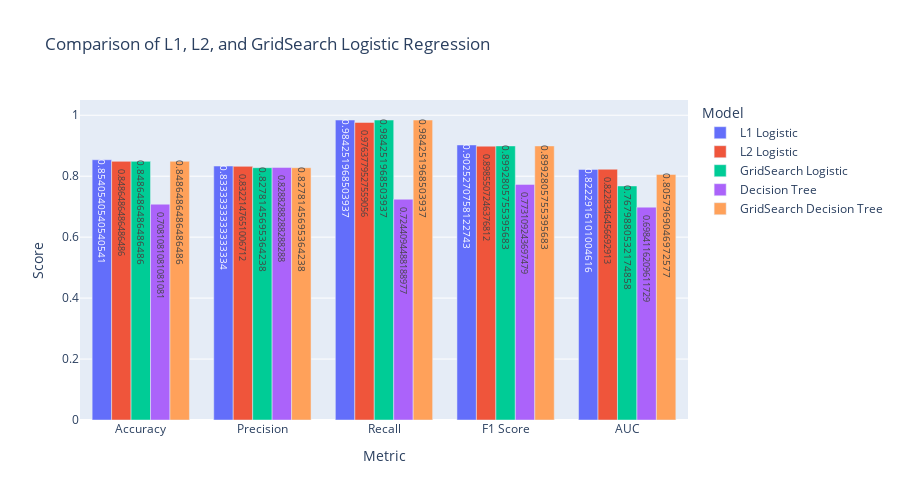

Notebook cell for this chart:
### Markdown cell above
### Interactive version for better visualization

### Code cell
import plotly.express as px

fig = px.bar(df_melted, x="Metric", y="Score", color="Model", barmode="group",
            title="Comparison of L1, L2, and GridSearch Logistic Regression",
            text="Score", height=500)

fig.update_layout(yaxis=dict(range=[0,1.05]))
fig.show()

### Figure 1 — Plotly figure (JSON) as saved in the notebook; plotly's stock layout.template omitted (floating-point values rounded to 4 significant figures)
{"data": [{"alignmentgroup": "True", "hovertemplate": "Model=L1 Logistic<br>Metric=%{x}<br>Score=%{text}<extra></extra>", "legendgroup": "L1 Logistic", "marker": {"color": "#636efa", "pattern": {"shape": ""}}, "name": "L1 Logistic", "offsetgroup": "L1 Logistic", "orientation": "v", "showlegend": true, "text": [0.8541, 0.8333, 0.9843, 0.9025, 0.8223], "textposition": "auto", "type": "bar", "x": ["Accuracy", "Precision", "Recall", "F1 Score", "AUC"], "xaxis": "x", "y": [0.8541, 0.8333, 0.9843, 0.9025, 0.8223], "yaxis": "y"}, {"alignmentgroup": "True", "hovertemplate": "Model=L2 Logistic<br>Metric=%{x}<br>Score=%{text}<extra></extra>", "legendgroup": "L2 Logistic", "marker": {"color": "#EF553B", "pattern": {"shape": ""}}, "name": "L2 Logistic", "offsetgroup": "L2 Logistic", "orientation": "v", "showlegend": true, "text": [0.8486, 0.8322, 0.9764, 0.8986, 0.8228], "textposition": "auto", "type": "bar", "x": ["Accuracy", "Precision", "Recall", "F1 Score", "AUC"], "xaxis": "x", "y": [0.8486, 0.8322, 0.9764, 0.8986, 0.8228], "yaxis": "y"}, {"alignmentgroup": "True", "hovertemplate": "Model=GridSearch Logistic<br>Metric=%{x}<br>Score=%{text}<extra></extra>", "legendgroup": "GridSearch Logistic", "marker": {"color": "#00cc96", "pattern": {"shape": ""}}, "name": "GridSearch Logistic", "offsetgroup": "GridSearch Logistic", "orientation": "v", "showlegend": true, "text": [0.8486, 0.8278, 0.9843, 0.8993, 0.768], "textposition": "auto", "type": "bar", "x": ["Accuracy", "Precision", "Recall", "F1 Score", "AUC"], "xaxis": "x", "y": [0.8486, 0.8278, 0.9843, 0.8993, 0.768], "yaxis": "y"}, {"alignmentgroup": "True", "hovertemplate": "Model=Decision Tree<br>Metric=%{x}<br>Score=%{text}<extra></extra>", "legendgroup": "Decision Tree", "marker": {"color": "#ab63fa", "pattern": {"shape": ""}}, "name": "Decision Tree", "offsetgroup": "Decision Tree", "orientation": "v", "showlegend": true, "text": [0.7081, 0.8288, 0.7244, 0.7731, 0.6984], "textposition": "auto", "type": "bar", "x": ["Accuracy", "Precision", "Recall", "F1 Score", "AUC"], "xaxis": "x", "y": [0.7081, 0.8288, 0.7244, 0.7731, 0.6984], "yaxis": "y"}, {"alignmentgroup": "True", "hovertemplate": "Model=GridSearch Decision Tree<br>Metric=%{x}<br>Score=%{text}<extra></extra>", "legendgroup": "GridSearch Decision Tree", "marker": {"color": "#FFA15A", "pattern": {"shape": ""}}, "name": "GridSearch Decision Tree", "offsetgroup": "GridSearch Decision Tree", "orientation": "v", "showlegend": true, "text": [0.8486, 0.8278, 0.9843, 0.8993, 0.8058], "textposition": "auto", "type": "bar", "x": ["Accuracy", "Precision", "Recall", "F1 Score", "AUC"], "xaxis": "x", "y": [0.8486, 0.8278, 0.9843, 0.8993, 0.8058], "yaxis": "y"}], "layout": {"barmode": "group", "height": 500, "legend": {"title": {"text": "Model"}, "tracegroupgap": 0}, "title": {"text": "Comparison of L1, L2, and GridSearch Logistic Regression"}, "xaxis": {"anchor": "y", "domain": [0, 1], "title": {"text": "Metric"}}, "yaxis": {"anchor": "x", "domain": [0, 1], "range": [0, 1.05], "title": {"text": "Score"}}}}
